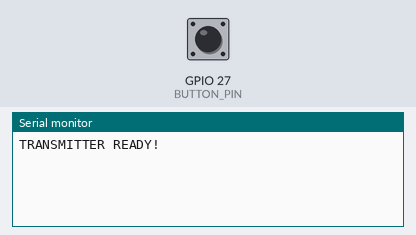
A sketch run on a simulated ESP32. Shown: the last lines printed to the serial monitor. The inputs (shaded band) are chosen by the test bench; at power-on: GPIO 27 (BUTTON_PIN) HIGH. No radio packets arrive unless stated.

Above: at 3.2 s.
3.3 s: GPIO 27 (BUTTON_PIN) pulled LOW for 0.15 s
At 4.5 s:
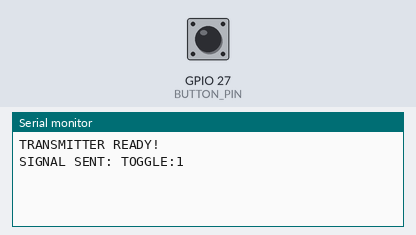
4.9 s: GPIO 27 (BUTTON_PIN) pulled LOW for 1 s
At 5.8 s:
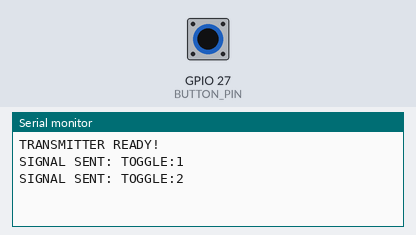
7.4 s: GPIO 27 (BUTTON_PIN) pulled LOW for 0.15 s
At 8.9 s:
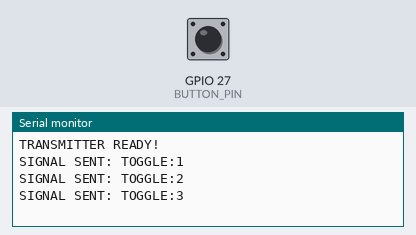

Measured:
- after the input at 3.3 s, the serial monitor: prints a new line after 0.11 s (image 1)
- after the input at 4.9 s, the serial monitor: prints a new line after 0.11 s (image 2)
- after the input at 7.4 s, the serial monitor: prints a new line after 0.11 s (image 3)

The sketch:

code_forESP32devkitcodeSender.ino
```cpp
#include <SPI.h>
#include <LoRa.h>

#define LORA_SCK   18
#define LORA_MISO  19
#define LORA_MOSI  23
#define LORA_SS    5
#define LORA_RST   14
#define LORA_DIO0  26

#define BUTTON_PIN 27

bool buttonState = HIGH;
bool lastButtonReading = HIGH;

unsigned long lastDebounceTime = 0;
const unsigned long debounceDelay = 50;

unsigned long signalNumber = 0;

void setup() {
  Serial.begin(115200);
  delay(2000);

  pinMode(BUTTON_PIN, INPUT_PULLUP);

  SPI.begin(
    LORA_SCK,
    LORA_MISO,
    LORA_MOSI,
    LORA_SS
  );

  LoRa.setPins(
    LORA_SS,
    LORA_RST,
    LORA_DIO0
  );

  if (!LoRa.begin(433E6)) {
    Serial.println("LORA ERROR!");
    while (true) {
      delay(1000);
    }
  }

  LoRa.enableCrc();
  LoRa.setTxPower(10);

  Serial.println("TRANSMITTER READY!");
}

void loop() {
  bool reading = digitalRead(BUTTON_PIN);

  if (reading != lastButtonReading) {
    lastDebounceTime = millis();
  }

  if (millis() - lastDebounceTime > debounceDelay) {

    if (reading != buttonState) {
      buttonState = reading;

      // Кнопка басылған сәт
      if (buttonState == LOW) {

        signalNumber++;

        String message =
          "TOGGLE:" + String(signalNumber);

        LoRa.beginPacket();
        LoRa.print(message);
        LoRa.endPacket();

        Serial.print("SIGNAL SENT: ");
        Serial.println(message);
      }
    }
  }

  lastButtonReading = reading;
}
```
